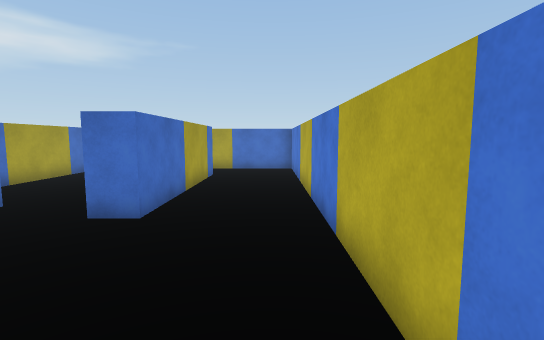
view 1 (above)

22 first-person views from a walk through a 3-D level made in the Unity game engine. The camera is 1.5 m above the floor, tilts 6° down and sees 85° across. The floor is counted in squares, 1 m on a side. Each view is taken from the middle of a square. On the plan, view 1 faces up. The plan holds only what a view shows up to about 15 squares ahead; the rest is blank. The place goes on beyond the plan. The player is left out. Some animated figures are not drawn. Surface patterns are stand-ins for the level's own textures.

view 2
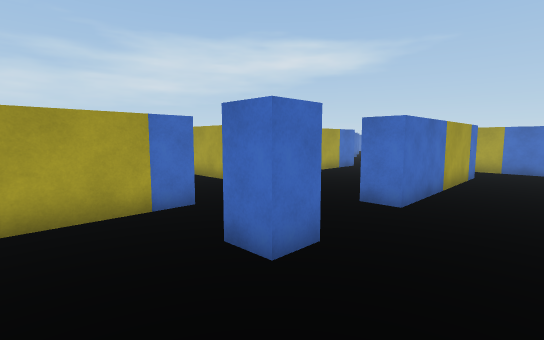

view 3
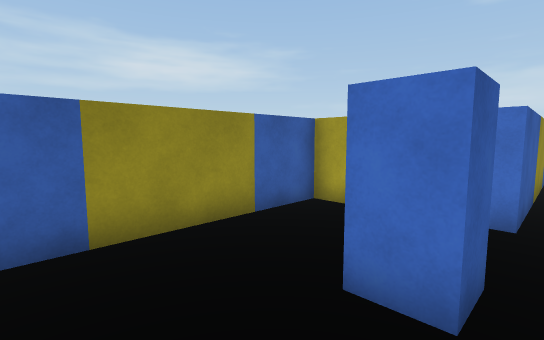

view 4
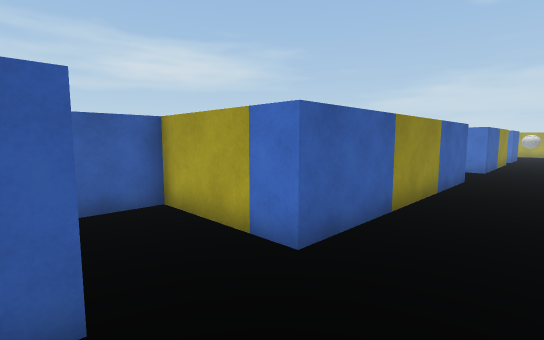

view 5
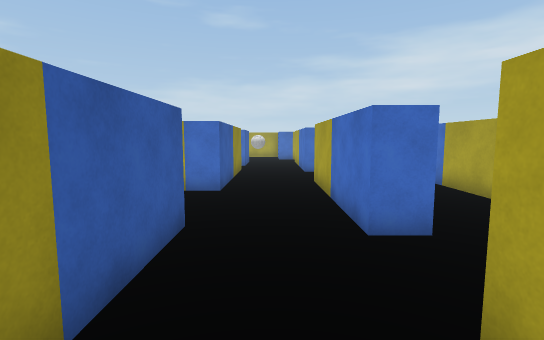

view 6
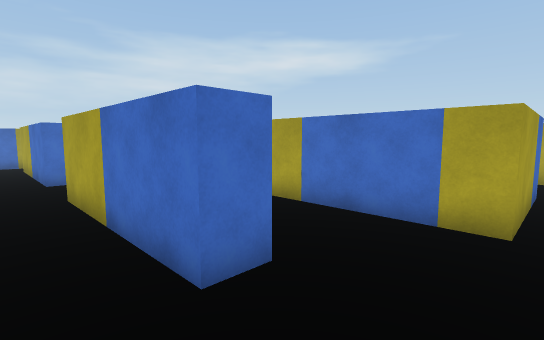

view 7
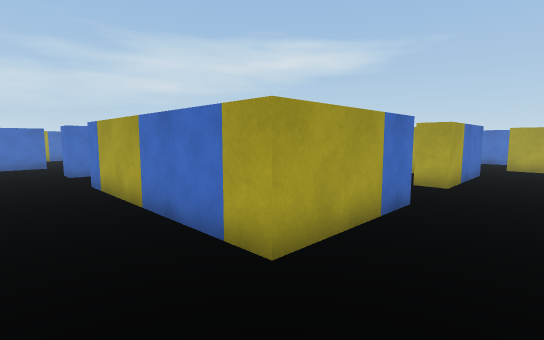

view 8
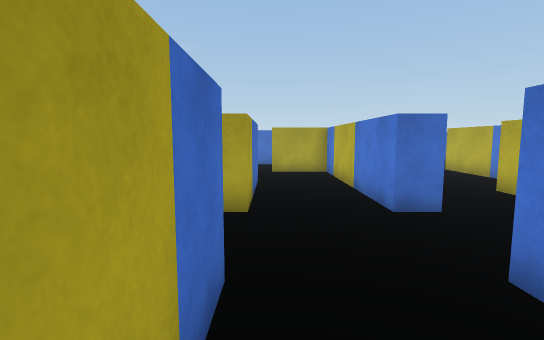

view 9
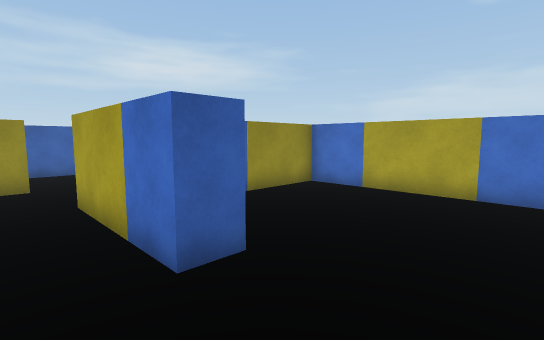

view 10
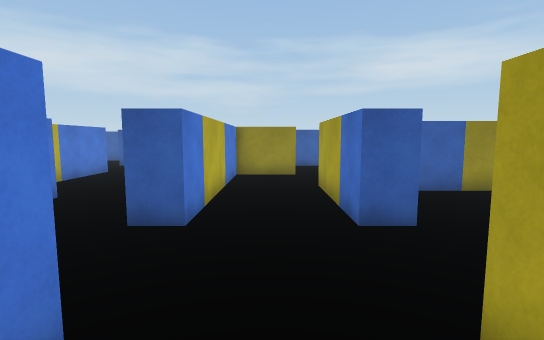

view 11
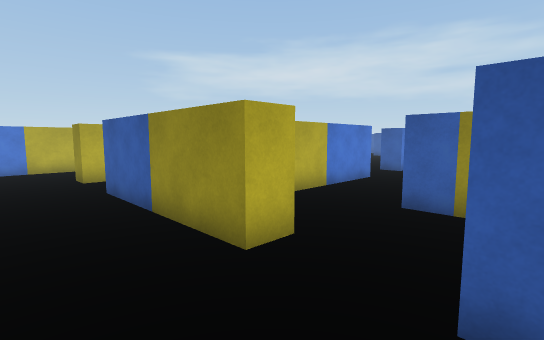

view 12
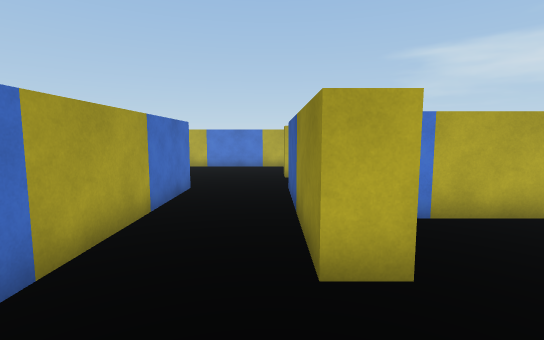

view 13
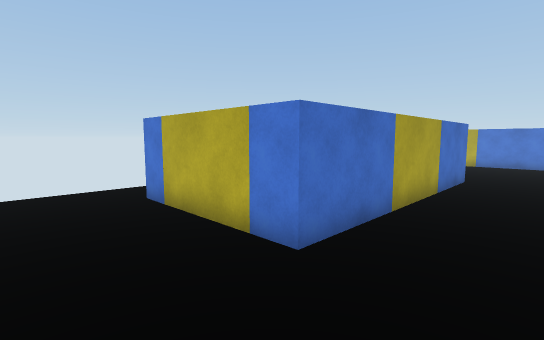

view 14
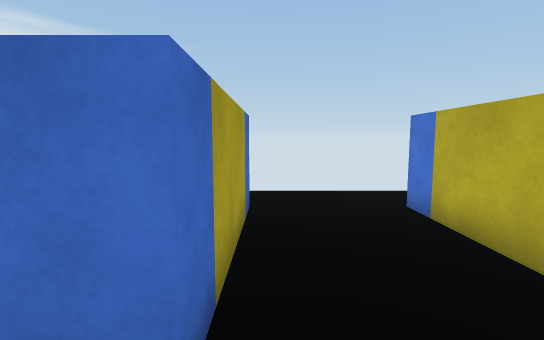

view 15
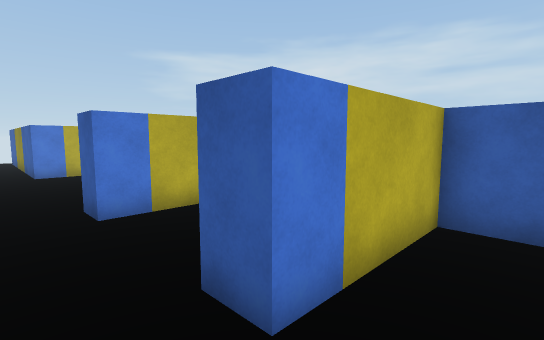

view 16
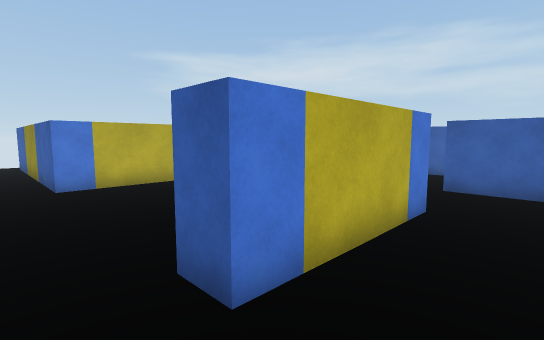

view 17
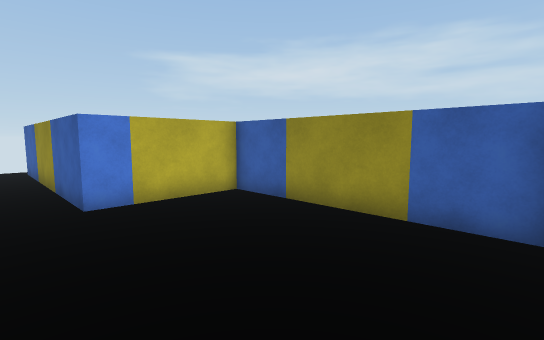

view 18
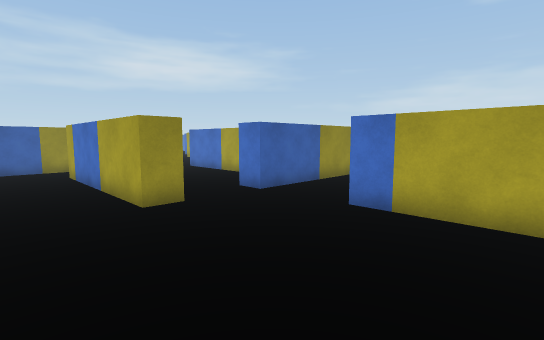

view 19
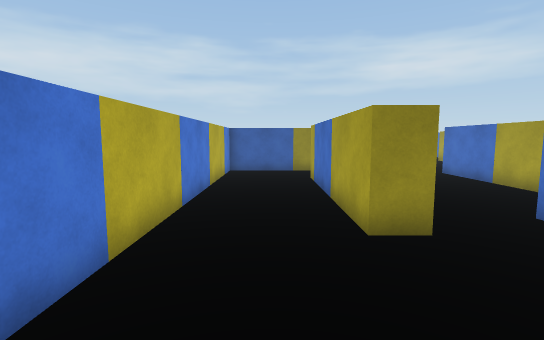

view 20
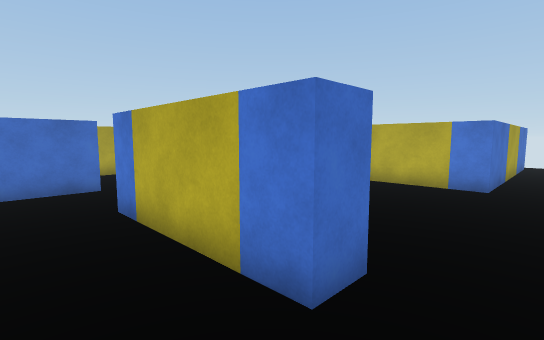

view 21
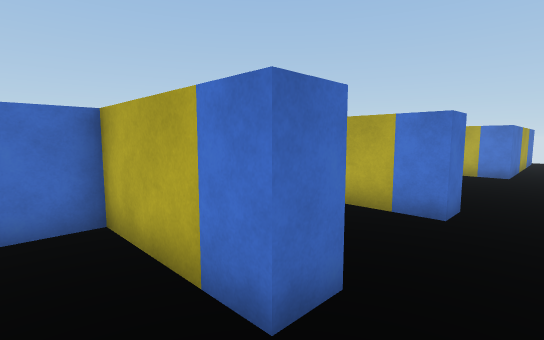

view 22
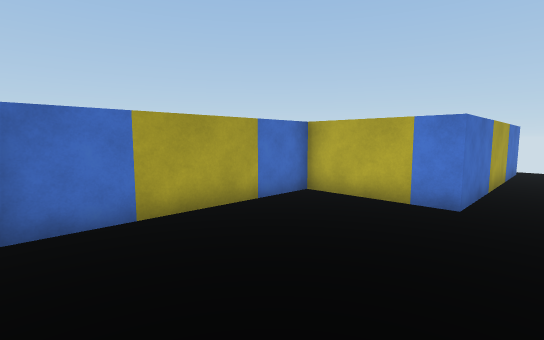

### Floor plan
Points are (right, up) in squares from view 1. A wall is a line through its corners. A room is listed if a view was taken in it or the views show most of it. See-through windows are left out.
Room 1 (views 1, 2, 3, 4, 5, 6, 7, 8, 9, 10, 11, 12, 13, 14, 15, 16, 17, 18, 19, 20, 21, 22)
walls: (-8.5, 12.5) (-8.5, 9.1); (-12.5, 12.6) (-12.5, 9.5) (-20.5, 9.5); (-5.5, 18.8) (-5.5, 19.5); (-8.5, 21.8) (-8.5, 17) (-9.5, 17) (-9.5, 23); (-13.8, 21.5) (-12.5, 21.5) (-12.5, 18.5); (-3, 16) (1, 16) (1, 28.4); (-2.5, 12.5) (-2.5, 5.5) (-3.5, 5.5) (-3.5, 8.9); (-9.4, 24.5) (-12, 24.5) (-12, 25.5) (-6, 25.5) (-6, 24.5); (-3.5, 22) (-3.5, 25.5) (-2.5, 25.5) (-2.5, 18.5); (-19.5, 16.8) (-19.5, 10.5) (-15.2, 10.5); (-12.1, 6.5) (-9.5, 6.5) (-9.5, 12.5); (-14.5, 6.6) (-14.5, 5.5) (-20.5, 5.5); (-9, 5.5) (-12, 5.5); (-16.8, 25.5) (-14.5, 25.5); (-13.9, 29.5) (-7, 29.5) (-7, 33.5) (2, 33.5); (-6, 31.9) (-6, 28.5) (-15, 28.5) (-15, 32.5); (-20.9, 29.5) (-19.5, 29.5) (-19.5, 32.5); (-21.5, 2.5) (-18.5, 2.5) (-18.5, 1.4); (-15, -1.6) (-15, 2.5) (-6, 2.5) (-6, -1.5) (-0.1, -1.5); (-18.5, 32.5) (-18.5, 28.5) (-19.5, 28.5); (1, 1) (1, 15) (-3, 15); (-19.5, -1.6) (-19.5, 1.5) (-20.9, 1.5); (2, -2.5) (-7, -2.5) (-7, 1.5) (-13.9, 1.5)
objects: other object (-19, -2); other object (-19, 33); other object (-15, -2) to (-14, -2); other object (-15, 33) to (-14, 33); other object (-13, 13) to (-13, 14); other object (-13, 17) to (-13, 18); other object (-9, 13) to (-9, 14); other object (-9, 24)

Where each view was taken, in squares from view 1:
view 1: 0 up, 0 right, facing up
view 2: 1 down, 0 right, facing up-left
view 3: 3 up, 0 right, facing down-left
view 4: 5 up, 3 left, facing down-left
view 5: 4 up, 10 left, facing left
view 6: 4 up, 12 left, facing up-left
view 7: 7 up, 10 left, facing up-left
view 8: 11 up, 12 left, facing up
view 9: 17 up, 11 left, facing down-left
view 10: 19 up, 11 left, facing down
view 11: 28 up, 15 left, facing down-right
view 12: 26 up, 15 left, facing right
view 13: 26 up, 18 left, facing up-right
view 14: 27 up, 18 left, facing up
view 15: 35 up, 21 left, facing down-right
view 16: 35 up, 17 left, facing down-right
view 17: 35 up, 14 left, facing down-right
view 18: 32 up, 0 right, facing down-left
view 19: 30 up, 1 left, facing down
view 20: 4 down, 17 left, facing up-right
view 21: 4 down, 21 left, facing up-right
view 22: 4 down, 14 left, facing up-right
